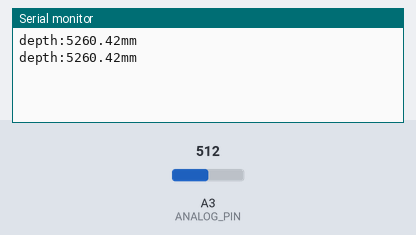
Simulated run of this sketch. Board: Arduino Uno, built with avr-gcc and run on an emulated ATmega328P. Shown: the last lines printed to the serial monitor. The test bench sets the inputs (shaded band); at power-on: A3 (ANALOG_PIN) = 512.

Above: at 2.8 s.
2.9 s: A3 (ANALOG_PIN) set to 716
At 3.8 s:
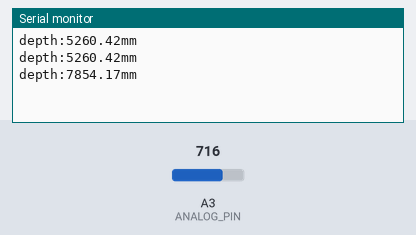
4.4 s: A3 (ANALOG_PIN) set to 900
At 10.4 s:
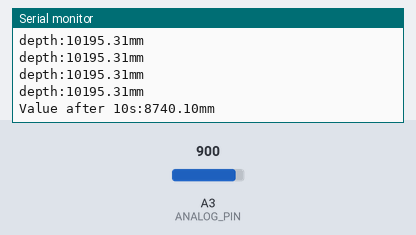
Timing chart, 0 to 11.9 s (numbered marks = the images above; inputs shaded):
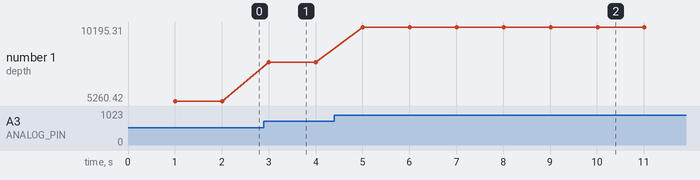

Measured:
- after the input at 2.9 s, the serial monitor: prints a new line after 0.11 s (image 1)
- after the input at 4.4 s, the serial monitor: prints a new line after 0.61 s (image 2)
- plotted number 1: 5260.42 → 7854.17 after the input at 2.9 s, 7854.17 → 10195.31 after the input at 4.4 s

The sketch:

DepthSen.ino
```cpp
 #define ANALOG_PIN A3
    #define RANGE 5000 // Depth measuring range 5000mm (for water)
    #define VREF 3300 // ADC's reference voltage on your Arduino,typical value:5000mV
    #define CURRENT_INIT 4.00 // Current @ 0mm (uint: mA)
    #define DENSITY_WATER 1  // Pure water density normalized to 1
    #define DENSITY_GASOLINE 0.74  // Gasoline density
    #define PRINT_INTERVAL 1000

    int16_t dataVoltage;
    float dataCurrent, depth; //unit:mA
    unsigned long timepoint_measure;
    int i = 0;
    float count;
    void setup()
    {
      Serial.begin(9600);
      pinMode(ANALOG_PIN, INPUT);
      timepoint_measure = millis();
    }
long readVcc() {
  long result;
  // Read 1.1V reference against AVcc
  ADMUX = _BV(REFS0) | _BV(MUX3) | _BV(MUX2) | _BV(MUX1);
  delay(2); // Wait for Vref to settle
  ADCSRA |= _BV(ADSC); // Convert
  while (bit_is_set(ADCSRA,ADSC));
  result = ADCL;
  result |= ADCH<<8;
  result = 1125300L / result; // Back-calculate AVcc in mV
  return result;
}
    void loop()
    {

      if (millis() - timepoint_measure > PRINT_INTERVAL) {

        timepoint_measure = millis();
        dataVoltage = analogRead(ANALOG_PIN)/ 1024.0 * readVcc();
        dataCurrent = dataVoltage / 120.0; //Sense Resistor:120ohm
        depth = (dataCurrent - CURRENT_INIT) * (RANGE/ DENSITY_WATER / 16.0); //Calculate depth from current readings

        if (depth < 0)
        {
          depth = 0.0;
        }

        // Serial print results
        Serial.print("depth:");
        Serial.print(depth);
        Serial.println("mm");
        count += depth;
        i++;
        // Serial.print(i);
        // Serial.println( analogRead(ANALOG_PIN) );
        if(i>=10){
          i=0;
          Serial.print("Value after 10s:");
          Serial.print(count/10);
          Serial.println("mm");
          count = 0;
        }
      }
    }
```
